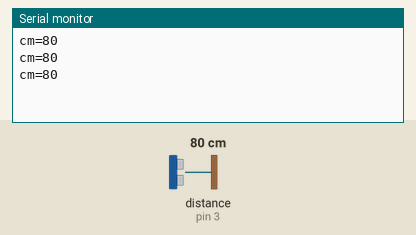
Recording of a sketch running on a simulated Arduino Uno, built with avr-gcc and run on an emulated ATmega328P. Parts: the last lines printed to the serial monitor. Wiring (inferred from the names in the program): ultrasonic range finder: trigger pin 4; echo pin 3. The test bench sets the inputs (shaded band); at power-on: distance to the obstacle (sensor on pin 3) 80 cm. The echo pulse lasts 58.3 µs per cm.

Above: at 1.3 s.
1.4 s: distance to the obstacle (sensor on pin 3) set to 2 cm
At 1.9 s:
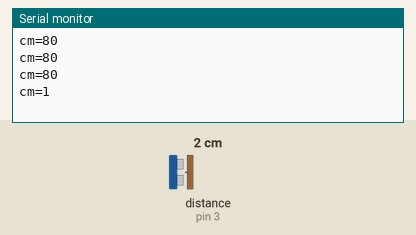
2.9 s: distance to the obstacle (sensor on pin 3) set to 4 cm
At 3.4 s:
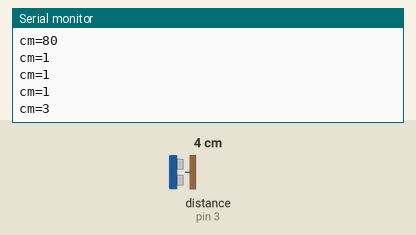
Timing chart, 0 to 5.9 s (numbered marks = the images above; inputs shaded):
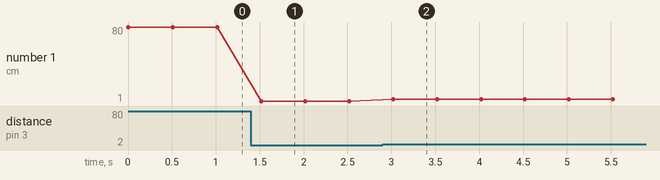

The sketch:

arduinocodenew.ino
```cpp
const int echo_pin=3;
const int ping_Pin=4;

void setup() {

  // put your setup code here, to run once:
Serial.begin(9600);
pinMode(ping_Pin,OUTPUT);
pinMode(echo_pin,INPUT);

}

void loop() {
  long duration, inches, cm;

  digitalWrite(ping_Pin, LOW);
  delayMicroseconds(2);

  digitalWrite(ping_Pin, HIGH);
  delayMicroseconds(10);

  digitalWrite(ping_Pin, LOW);

  duration = pulseIn(echo_pin, HIGH); // using pulsin function to determine total time
  inches = microsecondsToInches(duration); // calling method
  cm = microsecondsToCentimeters(duration); // calling method


  Serial.print("cm=");
  Serial.print(cm);
  Serial.println();

  delay(500);
}
long microsecondsToInches(long microseconds) // method to covert microsec to inches
{
 return microseconds / 74 / 2;
}
long microsecondsToCentimeters(long microseconds) // method to covert microsec to centimeters
{
   return microseconds / 29 / 2;

}
```

Measured:
- after the input at 1.4 s, the serial monitor: prints a new line after 0.12 s (image 1)
- after the input at 2.9 s, the serial monitor: prints a new line after 0.12 s (image 2)
- plotted number 1: 80 → 1 after the input at 1.4 s, 1 → 3 after the input at 2.9 s
